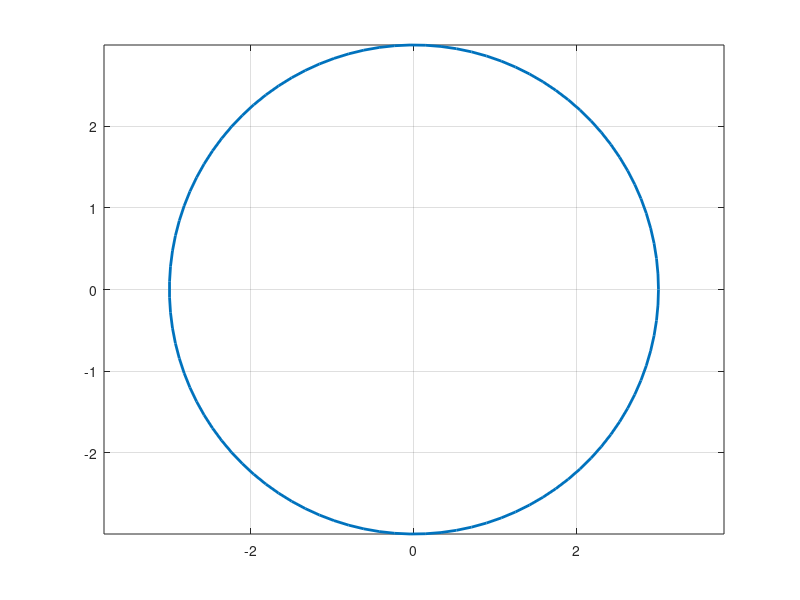

Write MATLAB code to recreate this figure.
clear, clf, hold off;
theta = linspace(0, 2*pi, 100);
r = 3;

x = r*cos(theta);
y = r*sin(theta);

plot(x, y, 'LineWidth', 2);
axis equal;
grid on;